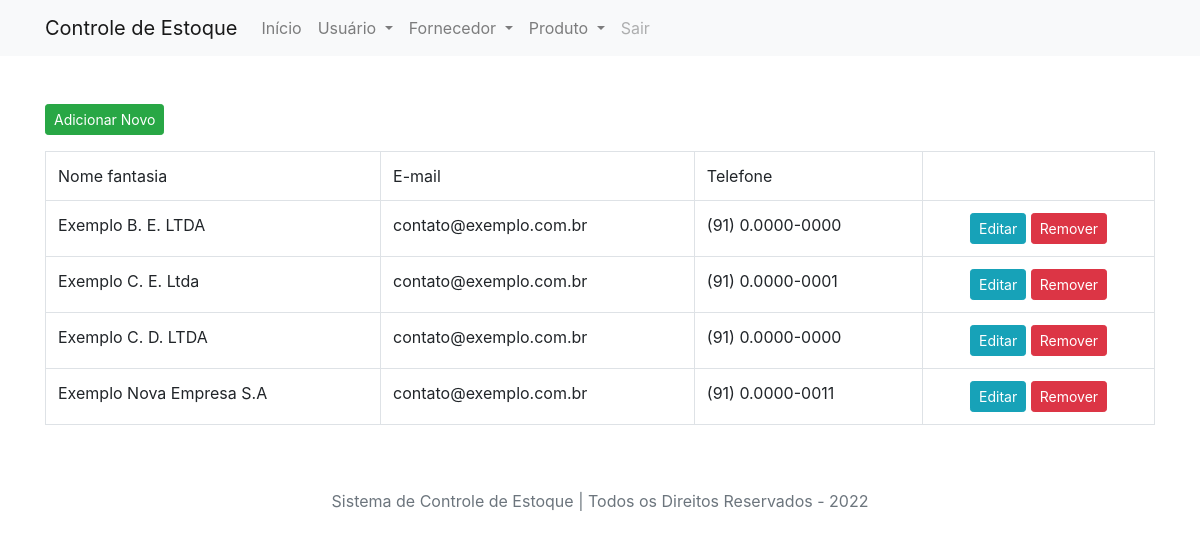
The app's page /supplier/ with its own data.
### tables this page shows
CREATE TABLE `supplier` (
  `id_supplier` int(11) NOT NULL,
  `name_supplier` varchar(100) NOT NULL,
  `social_supplier` varchar(100) NOT NULL,
  `cnpj_supplier` varchar(20) NOT NULL,
  `adress_supplier` varchar(100) NOT NULL,
  `city_supplier` varchar(50) NOT NULL,
  `state_supplier` varchar(20) NOT NULL,
  `email_supplier` varchar(50) NOT NULL,
  `phone_supplier` varchar(20) NOT NULL
);

### App/Controllers/Controller.php (called while the page is built, shortened)
<?php
	abstract class Controller
	{
		private   $viewVar;
		public function render($view)
		{
			$viewVar = $this->getViewVar();
			require_once PATH . '/App/Views/layouts/header.php';
			require_once PATH . '/App/Views/layouts/menu.php';
        	require_once PATH . '/App/Views/' . $view . '.php';
        	require_once PATH . '/App/Views/layouts/footer.php';
		}
		public function getViewVar()
		{
			return $this->viewVar;
		}
		public function setViewParam($varName, $varValue)
		{
			if ($varName != "" && $varValue != "")
			{
				$this->viewVar[$varName] = $varValue;
			}
		}
	}

### App/Controllers/SupplierController.php (called while the page is built, shortened)
<?php
	class SupplierController extends Controller
	{
		public function index()
		{
			$supplierDAO = new SupplierDAO();
        	self::setViewParam('listSuppliers', $supplierDAO->list());
			$this->render('/supplier/index');
		}
	}

### index.php (called while the page is built, shortened)
<?php
	try
	{
    	$app = new App();
    	$app->run();
	} catch(\Exception $e) {
    	$oError = new Error($e);
    	$oError->render();
	}

### App/Models/DAO/BaseDAO.php (called while the page is built, shortened)
<?php
abstract class BaseDAO
{
    private $connection;
    public function __construct()
    {
        $this->connection = Connection::getConnection();
    }
    public function select($sql)
    {
        if(!empty($sql))
        {
            return $this->connection->query($sql);
        }
    }
}

### App/Libs/Connection.php (called while the page is built, shortened)
<?php
    class Connection
    {
        private static $connection;
        public static function getConnection()
        {
            $pdoConfig  = DB_DRIVER . ":". "host=" . DB_HOST . ";";
            $pdoConfig .= "dbname=".DB_NAME.";";
            try
            {
                if(!isset(self::$connection))
                {
                    self::$connection = new PDO($pdoConfig, DB_USER, DB_PASSWORD);
                    self::$connection->setAttribute(PDO::ATTR_ERRMODE, PDO::ERRMODE_EXCEPTION);
                }
                return self::$connection;
            } catch(PDOException $e){
                throw new Exception("Erro ao conectar com o banco de dados!", 500);
            }
        }
    }

### App/Models/DAO/SupplierDAO.php (called while the page is built, shortened)
<?php
class SupplierDAO extends BaseDAO
{
    public function list($id_supplier = null)
    {
        if($id_supplier)
        {
            $result = $this->select(
                "SELECT * FROM supplier WHERE id_supplier = $id_supplier"
            );
            return $result->fetchObject(Supplier::class);
        } else {
            $result = $this->select(
                "SELECT * FROM supplier"
            );
            return $result->fetchAll(\PDO::FETCH_CLASS, Supplier::class);
        }
        return false;
    }
}

### App/Models/Entities/Supplier.php (called while the page is built, shortened)
<?php
	class Supplier
	{
		private $id_supplier;
		private $name_supplier;
		private $email_supplier;
		private $phone_supplier;
		public function getIdSupplier()
		{
			return $this->id_supplier;
		}
		public function getNameSupplier()
		{
			return $this->name_supplier;
		}
		public function getEmailSupplier()
		{
			return $this->email_supplier;
		}
		public function getPhoneSupplier()
		{
			return $this->phone_supplier;
		}
	}

### App/Views/supplier/index.php (the view, shortened to what this page needs)
<div class="container mb-5">
    <div class="row">
        <div class="col-md-12 mt-5 mb-3">
            <a href="http://<?php echo APP_HOST; ?>/supplier/register" class="btn btn-success btn-sm">Adicionar Novo</a>
        </div>
        <div class="col-md-12">
            <?php
                if(!count($viewVar['listSuppliers'])){
            ?>
                <div class="alert alert-info" role="alert">Não há fornecedores cadastrados!</div>
            <?php
                } else {
            ?>
                <div class="table-responsive">
                    <table class="table table-bordered table-hover">
                        <tr>
                            <td class="info">Nome fantasia</td>
                            <td class="info">E-mail</td>
                            <td class="info">Telefone</td>
                            <td class="info"></td>
                        </tr>
                        <?php
                            foreach($viewVar['listSuppliers'] as $supplier)
                            {
                        ?>
                            <tr>
                                <td><?php echo $supplier->getNameSupplier(); ?></td>
                                <td><?php echo $supplier->getEmailSupplier(); ?></td>
                                <td><?php echo $supplier->getPhoneSupplier(); ?></td>
                                <td>
                                    <center>
                                        <a href="http://<?php echo APP_HOST; ?>/supplier/edit/<?php echo $supplier->getIdSupplier(); ?>" class="btn btn-info btn-sm">Editar</a>
                                        <a href="http://<?php echo APP_HOST; ?>/supplier/delete/<?php echo $supplier->getIdSupplier(); ?>" class="btn btn-danger btn-sm">Remover</a>
                                    </center>
                                </td>
                            </tr>
                        <?php
                            }
                        ?>
                    </table>
                </div>
            <?php
                }
            ?>
        </div>
    </div>
</div>

### records on screen
supplier: name_supplier "Exemplo B. E. LTDA", email_supplier "contato@exemplo.com.br", phone_supplier "(91) 0.0000-0000"
supplier: name_supplier "Exemplo C. E. Ltda", email_supplier "contato@exemplo.com.br", phone_supplier "(91) 0.0000-0001"
supplier: name_supplier "Exemplo C. D. LTDA", email_supplier "contato@exemplo.com.br", phone_supplier "(91) 0.0000-0000"
supplier: name_supplier "Exemplo Nova Empresa S.A", email_supplier "contato@exemplo.com.br", phone_supplier "(91) 0.0000-0011"
